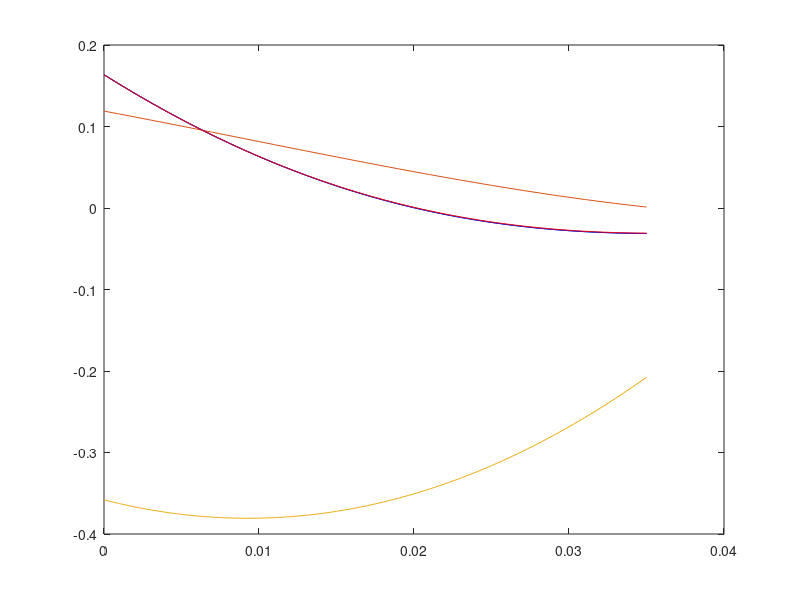

Recreate this plot in MATLAB.
clearvars;

degToRad = 2 * pi / 360;
a = -1.25e06 * degToRad;
b = 4.646e04 * degToRad;
c = 1.026e04 * degToRad;
d = -681.3 * degToRad;
e = 9.368 * degToRad;
% kp = -4.009218337159577e03;
% kd = -0.078399989905992e03;
% ks = 0.752916589319886e03;

  
ks = -0.000347629787251e03;
kj =  -0.000022603822393e03;
kd = -0.047470303101096e03;
kp = 2.407863235159101e03;

endTime = 0.035;

times = 0 : 0.001 : endTime;
count = size(times, 2);
for i = 1 : count
    t = times(i);
    x(i) = a * t^4 + b * t^3 + c * t^2 + d * t + e;
    xdot(i) = 4 * a * t^3 + 3 * b * t^2 + 2 * c * t + d;
    xddot(i) = 12 * a * t^2 + 6 * b * t + 2 * c;
    xtrdot(i) = 24 * a * t + 6 * b;
end
plot(times, x, times, -xdot / 100, times, -xddot / 1000);
% plot(x, xddot);

A = zeros([count, 3]);
rhs = zeros([count, 1]);

for i = 1 : count
        A(i, 1) = 1;
        A(i, 2) = xdot(i);
        A(i, 3) = x(i);
        rhs(i) = xddot(i);
end

params = A \ rhs
ks = params(1);
kd = params(2);
kp = params(3);
% plot(x, xddot);
timeStep = 0.0001;
newTimes = 0 : timeStep : endTime;
count = size(newTimes, 2);

recoveredXDot(1) = xdot(1);
recoveredX(1) = x(1);

for i = 2 : count
%     xTrDot = 24 * a * ((i - 1) * timeStep) + 6 * b;
    recoveredAcc = kp * recoveredX(i - 1) + kd * recoveredXDot(i - 1) + ks;
    recoveredXDot(i) = recoveredXDot(i - 1) + timeStep * recoveredAcc;
    recoveredX(i) = recoveredX(i - 1) + timeStep * recoveredXDot(i);
end
hold on;
plot(times, x, 'b');
plot(newTimes, recoveredX, 'r');
% plot(times, x, 'b');
% plot(newTimes, recoveredX, newTimes, recoveredXDot / 100);




